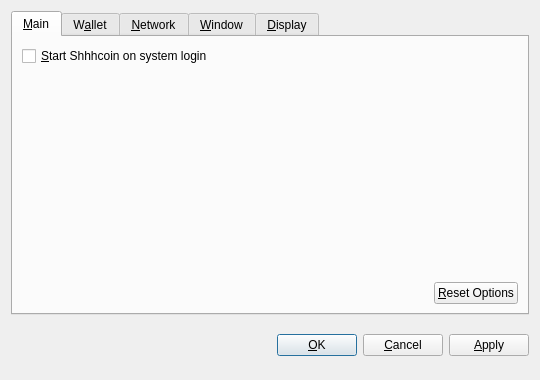
<?xml version="1.0" encoding="UTF-8"?>
<ui version="4.0">
 <class>OptionsDialog</class>
 <widget class="QDialog" name="OptionsDialog">
  <property name="geometry">
   <rect>
    <x>0</x>
    <y>0</y>
    <width>540</width>
    <height>380</height>
   </rect>
  </property>
  <property name="windowTitle">
   <string>Options</string>
  </property>
  <property name="modal">
   <bool>true</bool>
  </property>
  <layout class="QVBoxLayout" name="verticalLayout">
   <item>
    <widget class="QTabWidget" name="tabWidget">
     <property name="tabPosition">
      <enum>QTabWidget::North</enum>
     </property>
     <property name="currentIndex">
      <number>0</number>
     </property>
     <widget class="QWidget" name="tabMain">
      <attribute name="title">
       <string>&amp;Main</string>
      </attribute>
      <layout class="QVBoxLayout" name="verticalLayout_Main">
       <item>
        <widget class="QCheckBox" name="bitcoinAtStartup">
         <property name="toolTip">
          <string>Automatically start Shhhcoin after logging in to the system.</string>
         </property>
         <property name="text">
          <string>&amp;Start Shhhcoin on system login</string>
         </property>
        </widget>
       </item>
       <item>
        <spacer name="verticalSpacer_Main">
         <property name="orientation">
          <enum>Qt::Vertical</enum>
         </property>
         <property name="sizeHint" stdset="0">
          <size>
           <width>20</width>
           <height>40</height>
          </size>
         </property>
        </spacer>
       </item>
       <item>
        <layout class="QHBoxLayout" name="horizontalLayout_2_Main">
         <item>
          <spacer name="horizontalSpacer_2_Main">
           <property name="orientation">
            <enum>Qt::Horizontal</enum>
           </property>
           <property name="sizeHint" stdset="0">
            <size>
             <width>40</width>
             <height>20</height>
            </size>
           </property>
          </spacer>
         </item>
         <item>
          <widget class="QPushButton" name="resetButton">
           <property name="toolTip">
            <string>Reset all client options to default.</string>
           </property>
           <property name="text">
            <string>&amp;Reset Options</string>
           </property>
           <property name="autoDefault">
            <bool>false</bool>
           </property>
          </widget>
         </item>
        </layout>
       </item>
      </layout>
     </widget>
     <widget class="QWidget" name="tabWallet">
      <attribute name="title">
       <string>W&amp;allet</string>
      </attribute>
      <layout class="QVBoxLayout" name="verticalLayout_Network">
       <item>
        <widget class="QLabel" name="transactionFeeInfoLabel">
         <property name="text">
          <string>Optional transaction fee per kB that helps make sure your transactions are processed quickly. Most transactions are 1 kB.</string>
         </property>
         <property name="textFormat">
          <enum>Qt::PlainText</enum>
         </property>
         <property name="wordWrap">
          <bool>true</bool>
         </property>
        </widget>
       </item>
       <item>
        <layout class="QHBoxLayout" name="horizontalLayout_1_Main">
         <item>
          <widget class="QLabel" name="transactionFeeLabel">
           <property name="text">
            <string>Pay transaction &amp;fee</string>
           </property>
           <property name="textFormat">
            <enum>Qt::PlainText</enum>
           </property>
           <property name="buddy">
            <cstring>transactionFee</cstring>
           </property>
          </widget>
         </item>
         <item>
          <widget class="BitcoinAmountField" name="transactionFee"/>
         </item>
         <item>
          <spacer name="horizontalSpacer_1_Main">
           <property name="orientation">
            <enum>Qt::Horizontal</enum>
           </property>
           <property name="sizeHint" stdset="0">
            <size>
             <width>40</width>
             <height>20</height>
            </size>
           </property>
          </spacer>
         </item>
        </layout>
       </item>
       <item>
        <widget class="QLabel" name="label">
         <property name="text">
          <string>If you disable the spending of unconfirmed change, the change from a transaction cannot be used until that transaction has at least one confirmation. This also affects how your balance is computed.</string>
         </property>
         <property name="wordWrap">
          <bool>true</bool>
         </property>
        </widget>
       </item>
       <item>
        <widget class="QCheckBox" name="spendZeroConfChange">
         <property name="text">
          <string>Spend unconfirmed change  (experts only)</string>
         </property>
        </widget>
       </item>
       <item>
        <spacer name="verticalSpacer">
         <property name="orientation">
          <enum>Qt::Vertical</enum>
         </property>
         <property name="sizeHint" stdset="0">
          <size>
           <width>20</width>
           <height>40</height>
          </size>
         </property>
        </spacer>
       </item>
      </layout>
     </widget>
     <widget class="QWidget" name="tabNetwork">
      <attribute name="title">
       <string>&amp;Network</string>
      </attribute>
      <layout class="QVBoxLayout" name="verticalLayout_Network">
       <item>
        <widget class="QCheckBox" name="mapPortUpnp">
         <property name="toolTip">
          <string>Automatically open the Shhhcoin client port on the router. This only works when your router supports UPnP and it is enabled.</string>
         </property>
         <property name="text">
          <string>Map port using &amp;UPnP</string>
         </property>
        </widget>
       </item>
       <item>
        <widget class="QCheckBox" name="connectSocks">
         <property name="toolTip">
          <string>Connect to the Shhhcoin network through a SOCKS proxy (e.g. when connecting through Tor).</string>
         </property>
         <property name="text">
          <string>&amp;Connect through SOCKS proxy:</string>
         </property>
        </widget>
       </item>
       <item>
        <layout class="QHBoxLayout" name="horizontalLayout_Network">
         <item>
          <widget class="QLabel" name="proxyIpLabel">
           <property name="text">
            <string>Proxy &amp;IP:</string>
           </property>
           <property name="textFormat">
            <enum>Qt::PlainText</enum>
           </property>
           <property name="buddy">
            <cstring>proxyIp</cstring>
           </property>
          </widget>
         </item>
         <item>
          <widget class="QValidatedLineEdit" name="proxyIp">
           <property name="maximumSize">
            <size>
             <width>140</width>
             <height>16777215</height>
            </size>
           </property>
           <property name="toolTip">
            <string>IP address of the proxy (e.g. 127.0.0.1)</string>
           </property>
          </widget>
         </item>
         <item>
          <widget class="QLabel" name="proxyPortLabel">
           <property name="text">
            <string>&amp;Port:</string>
           </property>
           <property name="textFormat">
            <enum>Qt::PlainText</enum>
           </property>
           <property name="buddy">
            <cstring>proxyPort</cstring>
           </property>
          </widget>
         </item>
         <item>
          <widget class="QLineEdit" name="proxyPort">
           <property name="maximumSize">
            <size>
             <width>55</width>
             <height>16777215</height>
            </size>
           </property>
           <property name="toolTip">
            <string>Port of the proxy (e.g. 9050)</string>
           </property>
          </widget>
         </item>
         <item>
          <widget class="QLabel" name="socksVersionLabel">
           <property name="text">
            <string>SOCKS &amp;Version:</string>
           </property>
           <property name="textFormat">
            <enum>Qt::PlainText</enum>
           </property>
           <property name="buddy">
            <cstring>socksVersion</cstring>
           </property>
          </widget>
         </item>
         <item>
          <widget class="QValueComboBox" name="socksVersion">
           <property name="toolTip">
            <string>SOCKS version of the proxy (e.g. 5)</string>
           </property>
          </widget>
         </item>
         <item>
          <spacer name="horizontalSpacer_Network">
           <property name="orientation">
            <enum>Qt::Horizontal</enum>
           </property>
           <property name="sizeHint" stdset="0">
            <size>
             <width>40</width>
             <height>20</height>
            </size>
           </property>
          </spacer>
         </item>
        </layout>
       </item>
       <item>
        <spacer name="verticalSpacer_Network">
         <property name="orientation">
          <enum>Qt::Vertical</enum>
         </property>
         <property name="sizeHint" stdset="0">
          <size>
           <width>20</width>
           <height>40</height>
          </size>
         </property>
        </spacer>
       </item>
      </layout>
     </widget>
     <widget class="QWidget" name="tabWindow">
      <attribute name="title">
       <string>&amp;Window</string>
      </attribute>
      <layout class="QVBoxLayout" name="verticalLayout_Window">
       <item>
        <widget class="QCheckBox" name="minimizeToTray">
         <property name="toolTip">
          <string>Show only a tray icon after minimizing the window.</string>
         </property>
         <property name="text">
          <string>&amp;Minimize to the tray instead of the taskbar</string>
         </property>
        </widget>
       </item>
       <item>
        <widget class="QCheckBox" name="minimizeOnClose">
         <property name="toolTip">
          <string>Minimize instead of exit the application when the window is closed. When this option is enabled, the application will be closed only after selecting Quit in the menu.</string>
         </property>
         <property name="text">
          <string>M&amp;inimize on close</string>
         </property>
        </widget>
       </item>
       <item>
        <spacer name="verticalSpacer_Window">
         <property name="orientation">
          <enum>Qt::Vertical</enum>
         </property>
         <property name="sizeHint" stdset="0">
          <size>
           <width>20</width>
           <height>40</height>
          </size>
         </property>
        </spacer>
       </item>
      </layout>
     </widget>
     <widget class="QWidget" name="tabDisplay">
      <attribute name="title">
       <string>&amp;Display</string>
      </attribute>
      <layout class="QVBoxLayout" name="verticalLayout_Display">
       <item>
        <layout class="QHBoxLayout" name="horizontalLayout_1_Display">
         <item>
          <widget class="QLabel" name="langLabel">
           <property name="text">
            <string>User Interface &amp;language:</string>
           </property>
           <property name="textFormat">
            <enum>Qt::PlainText</enum>
           </property>
           <property name="buddy">
            <cstring>lang</cstring>
           </property>
          </widget>
         </item>
         <item>
          <widget class="QValueComboBox" name="lang">
           <property name="toolTip">
            <string>The user interface language can be set here. This setting will take effect after restarting Shhhcoin.</string>
           </property>
          </widget>
         </item>
        </layout>
       </item>
       <item>
        <layout class="QHBoxLayout" name="horizontalLayout_2_Display">
         <item>
          <widget class="QLabel" name="unitLabel">
           <property name="text">
            <string>&amp;Unit to show amounts in:</string>
           </property>
           <property name="textFormat">
            <enum>Qt::PlainText</enum>
           </property>
           <property name="buddy">
            <cstring>unit</cstring>
           </property>
          </widget>
         </item>
         <item>
          <widget class="QValueComboBox" name="unit">
           <property name="toolTip">
            <string>Choose the default subdivision unit to show in the interface and when sending coins.</string>
           </property>
          </widget>
         </item>
        </layout>
       </item>
       <item>
        <widget class="QCheckBox" name="displayAddresses">
         <property name="toolTip">
          <string>Whether to show Shhhcoin addresses in the transaction list or not.</string>
         </property>
         <property name="text">
          <string>&amp;Display addresses in transaction list</string>
         </property>
        </widget>
       </item>
       <item>
        <widget class="QCheckBox" name="coinControlFeatures">
         <property name="toolTip">
          <string>Whether to show coin control features or not.</string>
         </property>
         <property name="text">
          <string>Display coin &amp;control features (experts only!)</string>
         </property>
        </widget>
       </item>
       <item>
        <spacer name="verticalSpacer_Display">
         <property name="orientation">
          <enum>Qt::Vertical</enum>
         </property>
         <property name="sizeHint" stdset="0">
          <size>
           <width>20</width>
           <height>40</height>
          </size>
         </property>
        </spacer>
       </item>
      </layout>
     </widget>
    </widget>
   </item>
   <item>
    <layout class="QHBoxLayout" name="horizontalLayout_Buttons">
     <item>
      <spacer name="horizontalSpacer_1">
       <property name="orientation">
        <enum>Qt::Horizontal</enum>
       </property>
       <property name="sizeHint" stdset="0">
        <size>
         <width>40</width>
         <height>48</height>
        </size>
       </property>
      </spacer>
     </item>
     <item>
      <widget class="QLabel" name="statusLabel">
       <property name="font">
        <font>
         <weight>75</weight>
         <bold>true</bold>
        </font>
       </property>
       <property name="text">
        <string/>
       </property>
       <property name="textFormat">
        <enum>Qt::PlainText</enum>
       </property>
       <property name="wordWrap">
        <bool>true</bool>
       </property>
      </widget>
     </item>
     <item>
      <spacer name="horizontalSpacer_2">
       <property name="orientation">
        <enum>Qt::Horizontal</enum>
       </property>
       <property name="sizeHint" stdset="0">
        <size>
         <width>40</width>
         <height>48</height>
        </size>
       </property>
      </spacer>
     </item>
     <item>
      <widget class="QPushButton" name="okButton">
       <property name="text">
        <string>&amp;OK</string>
       </property>
      </widget>
     </item>
     <item>
      <widget class="QPushButton" name="cancelButton">
       <property name="text">
        <string>&amp;Cancel</string>
       </property>
       <property name="autoDefault">
        <bool>false</bool>
       </property>
      </widget>
     </item>
     <item>
      <widget class="QPushButton" name="applyButton">
       <property name="text">
        <string>&amp;Apply</string>
       </property>
       <property name="autoDefault">
        <bool>false</bool>
       </property>
      </widget>
     </item>
    </layout>
   </item>
  </layout>
 </widget>
 <customwidgets>
  <customwidget>
   <class>BitcoinAmountField</class>
   <extends>QSpinBox</extends>
   <header>bitcoinamountfield.h</header>
  </customwidget>
  <customwidget>
   <class>QValueComboBox</class>
   <extends>QComboBox</extends>
   <header>qvaluecombobox.h</header>
  </customwidget>
  <customwidget>
   <class>QValidatedLineEdit</class>
   <extends>QLineEdit</extends>
   <header>qvalidatedlineedit.h</header>
  </customwidget>
 </customwidgets>
 <resources/>
 <connections/>
</ui>
